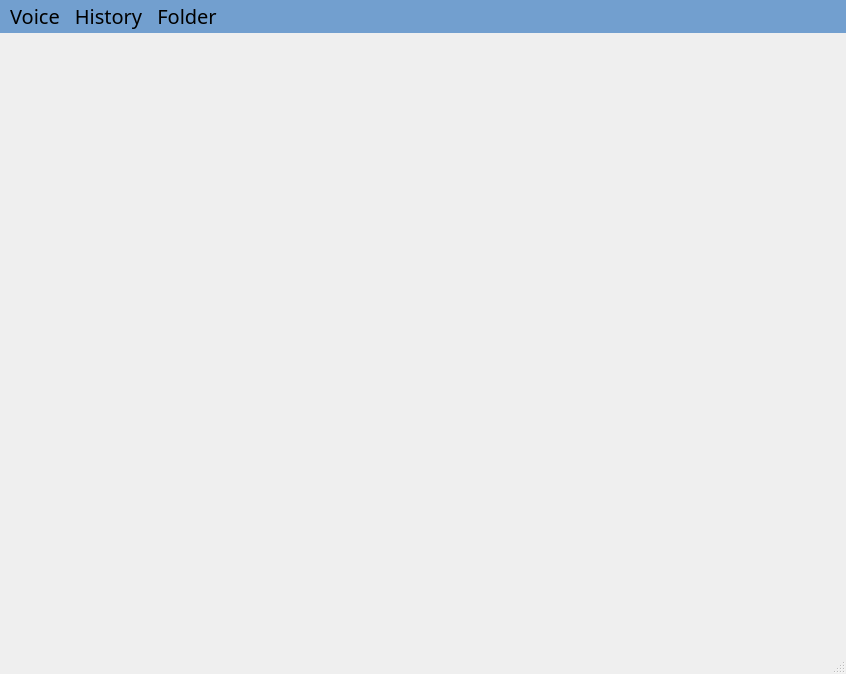
<?xml version="1.0" encoding="UTF-8"?>
<ui version="4.0">
 <class>MainWindow</class>
 <widget class="QMainWindow" name="MainWindow">
  <property name="geometry">
   <rect>
    <x>0</x>
    <y>0</y>
    <width>846</width>
    <height>674</height>
   </rect>
  </property>
  <property name="font">
   <font>
    <family>Ubuntu Condensed</family>
    <pointsize>15</pointsize>
    <bold>true</bold>
   </font>
  </property>
  <property name="windowTitle">
   <string>SmartEye Software</string>
  </property>
  <property name="unifiedTitleAndToolBarOnMac">
   <bool>false</bool>
  </property>
  <widget class="QWidget" name="centralwidget">
   <widget class="QLabel" name="label">
    <property name="geometry">
     <rect>
      <x>-10</x>
      <y>0</y>
      <width>861</width>
      <height>421</height>
     </rect>
    </property>
    <property name="autoFillBackground">
     <bool>true</bool>
    </property>
    <property name="text">
     <string/>
    </property>
    <property name="pixmap">
     <pixmap>../../../uifiles/background.jpeg</pixmap>
    </property>
    <property name="scaledContents">
     <bool>true</bool>
    </property>
   </widget>
  </widget>
  <widget class="QMenuBar" name="menubar">
   <property name="geometry">
    <rect>
     <x>0</x>
     <y>0</y>
     <width>846</width>
     <height>28</height>
    </rect>
   </property>
   <property name="font">
    <font>
     <family>Tibetan Machine Uni</family>
     <pointsize>15</pointsize>
     <italic>false</italic>
     <bold>false</bold>
    </font>
   </property>
   <property name="styleSheet">
    <string notr="true">background-color: rgb(114, 159, 207);
font: 75 15pt &quot;Tibetan Machine Uni&quot;;</string>
   </property>
   <widget class="QMenu" name="menuVoice">
    <property name="font">
     <font>
      <family>Tibetan Machine Uni</family>
      <pointsize>15</pointsize>
      <italic>false</italic>
      <bold>false</bold>
     </font>
    </property>
    <property name="title">
     <string>Voice</string>
    </property>
    <addaction name="voiceMenu"/>
   </widget>
   <widget class="QMenu" name="menuHistory">
    <property name="font">
     <font>
      <family>Tibetan Machine Uni</family>
      <pointsize>15</pointsize>
      <italic>false</italic>
      <bold>false</bold>
     </font>
    </property>
    <property name="title">
     <string>History</string>
    </property>
    <addaction name="actionShow_History"/>
   </widget>
   <widget class="QMenu" name="menuFile">
    <property name="font">
     <font>
      <family>Tibetan Machine Uni</family>
      <pointsize>15</pointsize>
      <italic>false</italic>
      <bold>false</bold>
     </font>
    </property>
    <property name="title">
     <string>Folder</string>
    </property>
    <addaction name="actionFile"/>
   </widget>
   <addaction name="menuVoice"/>
   <addaction name="menuHistory"/>
   <addaction name="menuFile"/>
  </widget>
  <widget class="QStatusBar" name="statusbar"/>
  <action name="voiceMenu">
   <property name="text">
    <string>Voice Recognition</string>
   </property>
  </action>
  <action name="actionShow_History">
   <property name="text">
    <string>Show History</string>
   </property>
  </action>
  <action name="actionFile">
   <property name="text">
    <string>Folder Change</string>
   </property>
  </action>
 </widget>
 <resources/>
 <connections/>
</ui>
